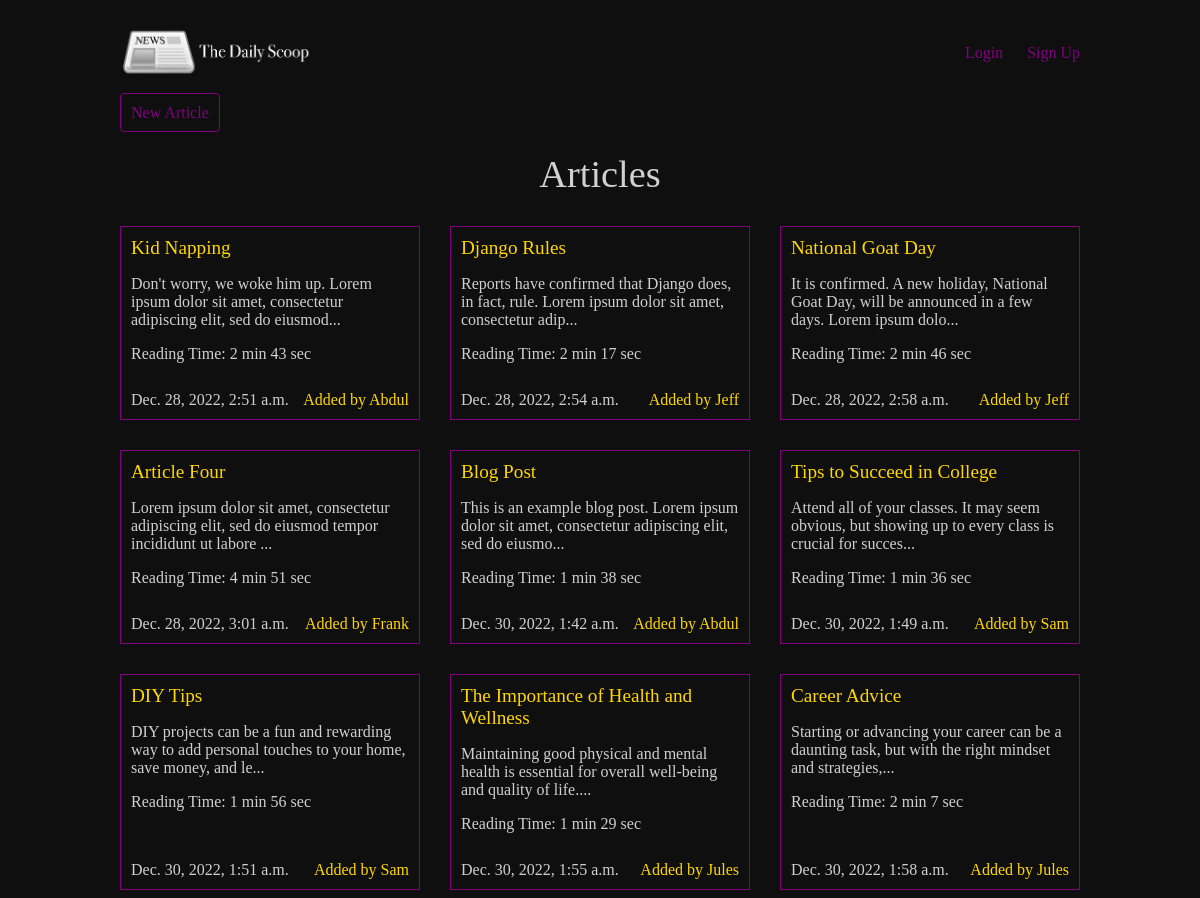
The page /articles/ on the database as committed earlier.
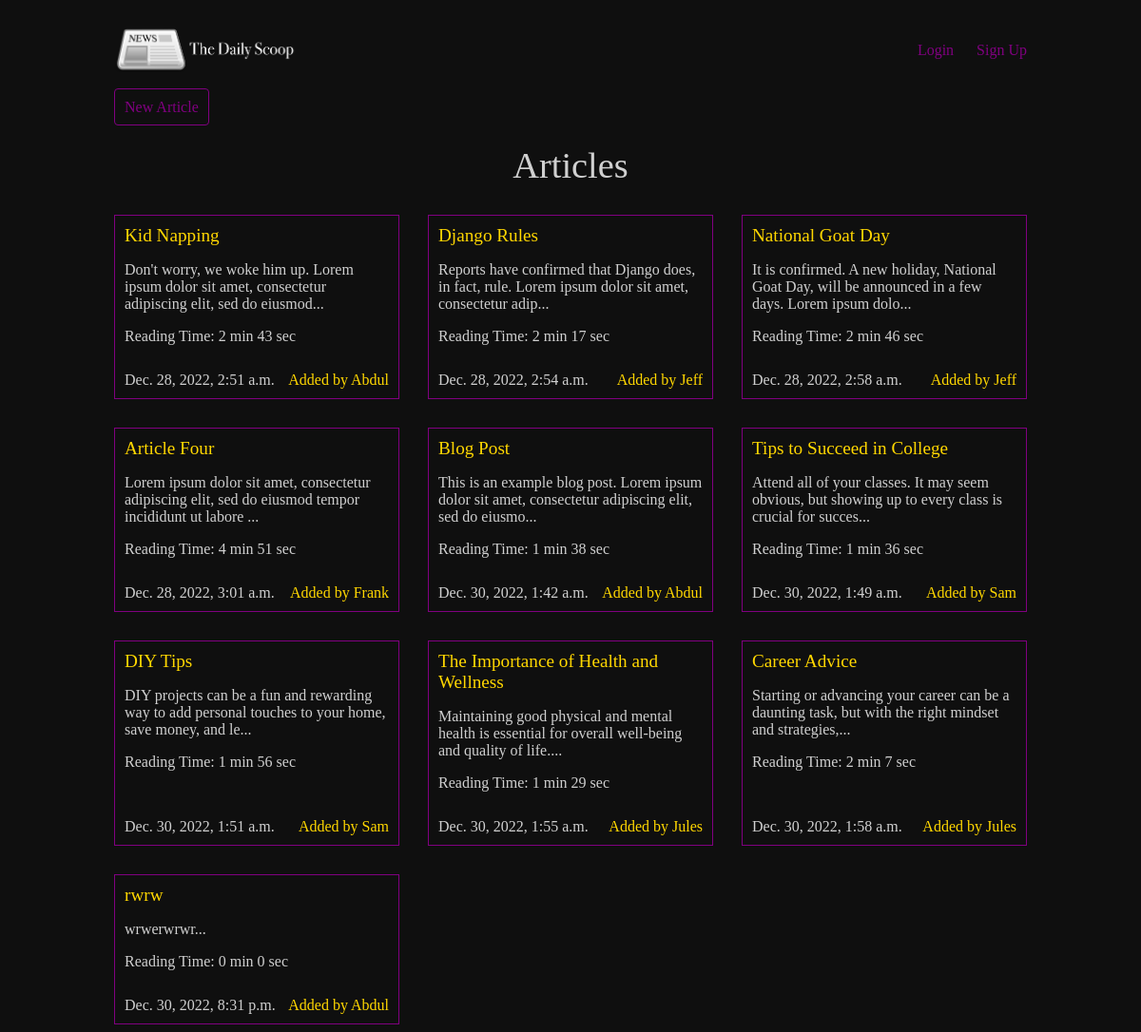
The same page on the database as committed later.
### articles/models.py (models this page shows, shortened)
class Article(models.Model):
  title = models.CharField(max_length=128)
  slug = models.SlugField(max_length=128)
  body = models.TextField()
  date = models.DateTimeField(auto_now_add=True)
  thumbnail = models.ImageField(default='default.png', blank=True)
  author = models.ForeignKey(User, default=None, on_delete=models.SET_DEFAULT)
  wordCount = models.IntegerField(default=0)
  def snippet(self):
    return self.body[:100] + "..."
  def readingTime(self):
    time = int(self.wordCount / 238 * 60)
    minutes = time // 60
    seconds = time % 60
    return f"{minutes} min {seconds} sec"

### articles/views.py (the view)
# urls.py: path('', views.article_list, name='list'), #home page of the articles app
def article_list(req):
  articles = Article.objects.all().order_by('date')
  return render(req, 'articles/article_list.html', {'articles': articles})

### articles/templates/articles/article_list.html
{% extends 'base.html' %}
{% block content %}
<div><a href="{% url 'articles:create' %}" class="highlight">New Article</a></div>
<h1>Articles</h1>
<div class="articles">
  {% for article in articles %}
  <div class="article">
    <h2><a class="title" href="{% url 'articles:detail' slug=article.slug%}">{{ article.title }}</a></h2>
    <p>{{ article.snippet }}</p>
    <p class="date">{{ article.date }}</p>
    <p class="time">Reading Time: {{ article.readingTime }}</p>
    <p class="author">Added by {{ article.author.username }}</p>
  </div>
  {% endfor %}
</div>
{% endblock %}

Rows that differ between the two databases and show on the page:
added Article: title "rwrw", snippet "wrwerwrwr...", date "Dec. 30, 2022, 8:31 p.m.", readingTime "0 min 0 sec", author.username "Abdul"
